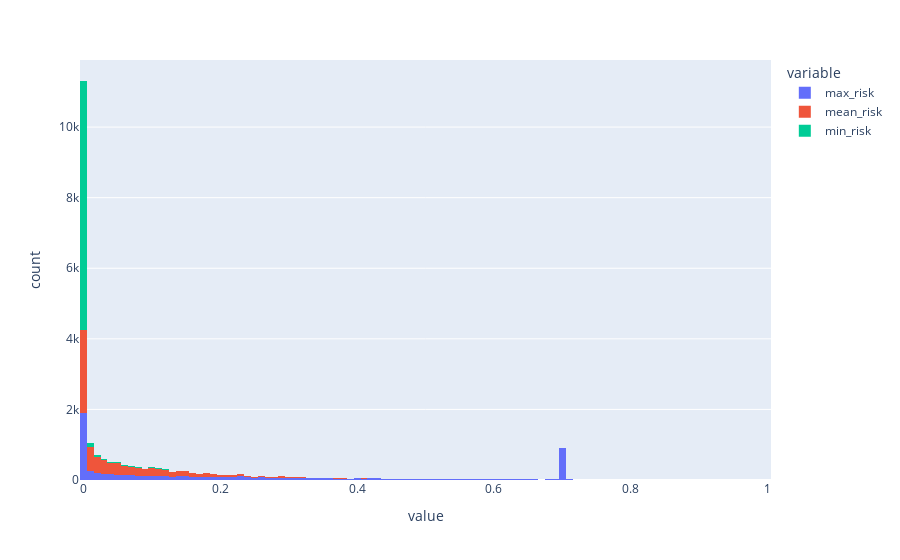

Notebook code cell kept with this figure:
### Code cell
import plotly.express as px

px.histogram(df[['max_risk','mean_risk','min_risk']])

### Figure 1 — Plotly figure (JSON) as saved in the notebook; plotly's stock layout.template omitted (floating-point values rounded to 4 significant figures; data arrays with more than 128 entries replaced by an {"elided": "..."} marker saying what was removed)
{"data": [{"bingroup": "x", "hovertemplate": "variable=max_risk<br>value=%{x}<br>count=%{y}<extra></extra>", "legendgroup": "max_risk", "marker": {"color": "#636efa", "pattern": {"shape": ""}}, "name": "max_risk", "orientation": "v", "showlegend": true, "type": "histogram", "x": {"elided": "7477 float values"}, "xaxis": "x", "yaxis": "y"}, {"bingroup": "x", "hovertemplate": "variable=mean_risk<br>value=%{x}<br>count=%{y}<extra></extra>", "legendgroup": "mean_risk", "marker": {"color": "#EF553B", "pattern": {"shape": ""}}, "name": "mean_risk", "orientation": "v", "showlegend": true, "type": "histogram", "x": {"elided": "7477 float values"}, "xaxis": "x", "yaxis": "y"}, {"bingroup": "x", "hovertemplate": "variable=min_risk<br>value=%{x}<br>count=%{y}<extra></extra>", "legendgroup": "min_risk", "marker": {"color": "#00cc96", "pattern": {"shape": ""}}, "name": "min_risk", "orientation": "v", "showlegend": true, "type": "histogram", "x": {"elided": "7477 float values"}, "xaxis": "x", "yaxis": "y"}], "layout": {"barmode": "relative", "legend": {"title": {"text": "variable"}, "tracegroupgap": 0}, "margin": {"t": 60}, "xaxis": {"anchor": "y", "domain": [0, 1], "title": {"text": "value"}}, "yaxis": {"anchor": "x", "domain": [0, 1], "title": {"text": "count"}}}}
